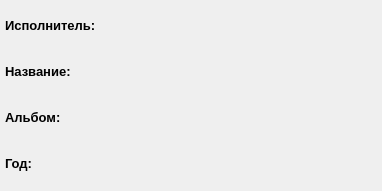
<?xml version="1.0" encoding="UTF-8"?>
<ui version="4.0">
 <class>MetaSongInfo</class>
 <widget class="QWidget" name="MetaSongInfo">
  <property name="geometry">
   <rect>
    <x>0</x>
    <y>0</y>
    <width>382</width>
    <height>191</height>
   </rect>
  </property>
  <property name="sizePolicy">
   <sizepolicy hsizetype="Preferred" vsizetype="Preferred">
    <horstretch>0</horstretch>
    <verstretch>0</verstretch>
   </sizepolicy>
  </property>
  <property name="windowTitle">
   <string>Мета информация</string>
  </property>
  <property name="windowIcon">
   <iconset resource="resource.qrc">
    <normaloff>:/images/title.jpg</normaloff>:/images/title.jpg</iconset>
  </property>
  <widget class="QWidget" name="formLayoutWidget">
   <property name="geometry">
    <rect>
     <x>0</x>
     <y>0</y>
     <width>381</width>
     <height>191</height>
    </rect>
   </property>
   <layout class="QFormLayout" name="formLayout">
    <property name="leftMargin">
     <number>5</number>
    </property>
    <property name="topMargin">
     <number>5</number>
    </property>
    <property name="rightMargin">
     <number>5</number>
    </property>
    <property name="bottomMargin">
     <number>5</number>
    </property>
    <item row="0" column="0">
     <widget class="QLabel" name="authorTextLabel">
      <property name="minimumSize">
       <size>
        <width>0</width>
        <height>40</height>
       </size>
      </property>
      <property name="font">
       <font>
        <family>Arial</family>
        <pointsize>10</pointsize>
        <weight>75</weight>
        <bold>true</bold>
       </font>
      </property>
      <property name="text">
       <string>Исполнитель:</string>
      </property>
     </widget>
    </item>
    <item row="1" column="0">
     <widget class="QLabel" name="titleTextLabel">
      <property name="minimumSize">
       <size>
        <width>0</width>
        <height>40</height>
       </size>
      </property>
      <property name="font">
       <font>
        <family>Arial</family>
        <pointsize>10</pointsize>
        <weight>75</weight>
        <bold>true</bold>
       </font>
      </property>
      <property name="text">
       <string>Название:</string>
      </property>
     </widget>
    </item>
    <item row="2" column="0">
     <widget class="QLabel" name="albumTextLabel">
      <property name="minimumSize">
       <size>
        <width>0</width>
        <height>40</height>
       </size>
      </property>
      <property name="font">
       <font>
        <family>Arial</family>
        <pointsize>10</pointsize>
        <weight>75</weight>
        <bold>true</bold>
       </font>
      </property>
      <property name="text">
       <string>Альбом:</string>
      </property>
     </widget>
    </item>
    <item row="3" column="0">
     <widget class="QLabel" name="yearTextLabel">
      <property name="minimumSize">
       <size>
        <width>0</width>
        <height>40</height>
       </size>
      </property>
      <property name="font">
       <font>
        <family>Arial</family>
        <pointsize>10</pointsize>
        <weight>75</weight>
        <bold>true</bold>
       </font>
      </property>
      <property name="text">
       <string>Год:</string>
      </property>
     </widget>
    </item>
    <item row="0" column="1">
     <widget class="QLabel" name="labelPlayer">
      <property name="font">
       <font>
        <family>Arial</family>
        <pointsize>10</pointsize>
       </font>
      </property>
      <property name="text">
       <string/>
      </property>
     </widget>
    </item>
    <item row="1" column="1">
     <widget class="QLabel" name="labelTitle">
      <property name="sizePolicy">
       <sizepolicy hsizetype="Preferred" vsizetype="Preferred">
        <horstretch>0</horstretch>
        <verstretch>0</verstretch>
       </sizepolicy>
      </property>
      <property name="font">
       <font>
        <family>Arial</family>
        <pointsize>10</pointsize>
       </font>
      </property>
      <property name="text">
       <string/>
      </property>
     </widget>
    </item>
    <item row="2" column="1">
     <widget class="QLabel" name="labelAlbum">
      <property name="font">
       <font>
        <family>Arial</family>
        <pointsize>10</pointsize>
       </font>
      </property>
      <property name="text">
       <string/>
      </property>
     </widget>
    </item>
    <item row="3" column="1">
     <widget class="QLabel" name="labelYear">
      <property name="font">
       <font>
        <family>Arial</family>
        <pointsize>10</pointsize>
       </font>
      </property>
      <property name="text">
       <string/>
      </property>
     </widget>
    </item>
   </layout>
  </widget>
 </widget>
 <resources>
  <include location="resource.qrc"/>
 </resources>
 <connections/>
</ui>
